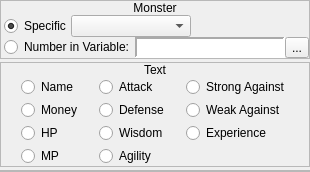
       <widget class="QWidget" name="wMonster">
        <layout class="QVBoxLayout" name="verticalLayout_29">
         <property name="spacing">
          <number>3</number>
         </property>
         <property name="margin">
          <number>0</number>
         </property>
         <item>
          <widget class="QFrame" name="frame_10">
           <property name="sizePolicy">
            <sizepolicy hsizetype="Preferred" vsizetype="Fixed">
             <horstretch>0</horstretch>
             <verstretch>0</verstretch>
            </sizepolicy>
           </property>
           <property name="frameShape">
            <enum>QFrame::StyledPanel</enum>
           </property>
           <property name="frameShadow">
            <enum>QFrame::Raised</enum>
           </property>
           <layout class="QVBoxLayout" name="verticalLayout_30">
            <property name="spacing">
             <number>0</number>
            </property>
            <property name="margin">
             <number>0</number>
            </property>
            <item>
             <widget class="QLabel" name="label_7">
              <property name="sizePolicy">
               <sizepolicy hsizetype="Preferred" vsizetype="Fixed">
                <horstretch>0</horstretch>
                <verstretch>0</verstretch>
               </sizepolicy>
              </property>
              <property name="text">
               <string>Monster</string>
              </property>
              <property name="alignment">
               <set>Qt::AlignCenter</set>
              </property>
             </widget>
            </item>
            <item>
             <widget class="QWidget" name="widget_7" native="true">
              <layout class="QVBoxLayout" name="verticalLayout_32">
               <property name="spacing">
                <number>0</number>
               </property>
               <property name="leftMargin">
                <number>3</number>
               </property>
               <property name="topMargin">
                <number>0</number>
               </property>
               <property name="rightMargin">
                <number>0</number>
               </property>
               <property name="bottomMargin">
                <number>0</number>
               </property>
               <item>
                <layout class="QHBoxLayout" name="horizontalLayout_11">
                 <item>
                  <widget class="QRadioButton" name="rbMonsterSpecific">
                   <property name="sizePolicy">
                    <sizepolicy hsizetype="Fixed" vsizetype="Fixed">
                     <horstretch>0</horstretch>
                     <verstretch>0</verstretch>
                    </sizepolicy>
                   </property>
                   <property name="text">
                    <string>Specific</string>
                   </property>
                   <property name="checked">
                    <bool>true</bool>
                   </property>
                  </widget>
                 </item>
                 <item>
                  <widget class="QComboBox" name="cboxMonster">
                   <property name="minimumSize">
                    <size>
                     <width>120</width>
                     <height>0</height>
                    </size>
                   </property>
                   <property name="maximumSize">
                    <size>
                     <width>120</width>
                     <height>16777215</height>
                    </size>
                   </property>
                  </widget>
                 </item>
                 <item>
                  <spacer name="horizontalSpacer">
                   <property name="orientation">
                    <enum>Qt::Horizontal</enum>
                   </property>
                   <property name="sizeHint" stdset="0">
                    <size>
                     <width>40</width>
                     <height>20</height>
                    </size>
                   </property>
                  </spacer>
                 </item>
                </layout>
               </item>
               <item>
                <layout class="QHBoxLayout" name="horizontalLayout_19">
                 <property name="spacing">
                  <number>0</number>
                 </property>
                 <item>
                  <widget class="QRadioButton" name="rbMonsterVariable">
                   <property name="sizePolicy">
                    <sizepolicy hsizetype="Fixed" vsizetype="Fixed">
                     <horstretch>0</horstretch>
                     <verstretch>0</verstretch>
                    </sizepolicy>
                   </property>
                   <property name="text">
                    <string>Number in Variable:</string>
                   </property>
                  </widget>
                 </item>
                 <item>
                  <widget class="QWidget" name="wMonster_Variable" native="true">
                   <layout class="QHBoxLayout" name="horizontalLayout_20">
                    <property name="spacing">
                     <number>0</number>
                    </property>
                    <property name="margin">
                     <number>0</number>
                    </property>
                    <item>
                     <widget class="QLabel" name="lblMonsterVariable">
                      <property name="sizePolicy">
                       <sizepolicy hsizetype="Preferred" vsizetype="Preferred">
                        <horstretch>0</horstretch>
                        <verstretch>0</verstretch>
                       </sizepolicy>
                      </property>
                      <property name="minimumSize">
                       <size>
                        <width>150</width>
                        <height>0</height>
                       </size>
                      </property>
                      <property name="font">
                       <font>
                        <family>Monospace</family>
                       </font>
                      </property>
                      <property name="styleSheet">
                       <string notr="true">background-color: palette(base);</string>
                      </property>
                      <property name="frameShape">
                       <enum>QFrame::Panel</enum>
                      </property>
                      <property name="frameShadow">
                       <enum>QFrame::Sunken</enum>
                      </property>
                      <property name="lineWidth">
                       <number>2</number>
                      </property>
                      <property name="text">
                       <string/>
                      </property>
                     </widget>
                    </item>
                    <item>
                     <widget class="QToolButton" name="bMonsterBrowseVariables">
                      <property name="text">
                       <string>...</string>
                      </property>
                      <property name="icon">
                       <iconset resource="gui_icons.qrc">
                        <normaloff>:/icons/fileopen.png</normaloff>:/icons/fileopen.png</iconset>
                      </property>
                     </widget>
                    </item>
                   </layout>
                  </widget>
                 </item>
                </layout>
               </item>
              </layout>
             </widget>
            </item>
           </layout>
          </widget>
         </item>
         <item>
          <widget class="QFrame" name="frame_11">
           <property name="sizePolicy">
            <sizepolicy hsizetype="Preferred" vsizetype="Fixed">
             <horstretch>0</horstretch>
             <verstretch>0</verstretch>
            </sizepolicy>
           </property>
           <property name="frameShape">
            <enum>QFrame::StyledPanel</enum>
           </property>
           <property name="frameShadow">
            <enum>QFrame::Raised</enum>
           </property>
           <layout class="QVBoxLayout" name="verticalLayout_31">
            <property name="spacing">
             <number>0</number>
            </property>
            <property name="margin">
             <number>0</number>
            </property>
            <item>
             <widget class="QLabel" name="label_8">
              <property name="sizePolicy">
               <sizepolicy hsizetype="Preferred" vsizetype="Fixed">
                <horstretch>0</horstretch>
                <verstretch>0</verstretch>
               </sizepolicy>
              </property>
              <property name="text">
               <string>Text</string>
              </property>
              <property name="alignment">
               <set>Qt::AlignCenter</set>
              </property>
             </widget>
            </item>
            <item>
             <widget class="QWidget" name="widget_8" native="true">
              <layout class="QHBoxLayout" name="horizontalLayout_10">
               <property name="spacing">
                <number>0</number>
               </property>
               <property name="leftMargin">
                <number>3</number>
               </property>
               <property name="topMargin">
                <number>0</number>
               </property>
               <property name="rightMargin">
                <number>0</number>
               </property>
               <property name="bottomMargin">
                <number>0</number>
               </property>
               <item>
                <layout class="QVBoxLayout" name="verticalLayout_26">
                 <property name="spacing">
                  <number>3</number>
                 </property>
                 <item>
                  <widget class="QRadioButton" name="rbMonsterName">
                   <property name="sizePolicy">
                    <sizepolicy hsizetype="Fixed" vsizetype="Fixed">
                     <horstretch>0</horstretch>
                     <verstretch>0</verstretch>
                    </sizepolicy>
                   </property>
                   <property name="text">
                    <string>Name</string>
                   </property>
                  </widget>
                 </item>
                 <item>
                  <widget class="QRadioButton" name="rbMonsterMoney">
                   <property name="sizePolicy">
                    <sizepolicy hsizetype="Fixed" vsizetype="Fixed">
                     <horstretch>0</horstretch>
                     <verstretch>0</verstretch>
                    </sizepolicy>
                   </property>
                   <property name="text">
                    <string>Money</string>
                   </property>
                  </widget>
                 </item>
                 <item>
                  <widget class="QRadioButton" name="rbMonsterHP">
                   <property name="sizePolicy">
                    <sizepolicy hsizetype="Fixed" vsizetype="Fixed">
                     <horstretch>0</horstretch>
                     <verstretch>0</verstretch>
                    </sizepolicy>
                   </property>
                   <property name="text">
                    <string>HP</string>
                   </property>
                  </widget>
                 </item>
                 <item>
                  <widget class="QRadioButton" name="rbMonsterMP">
                   <property name="sizePolicy">
                    <sizepolicy hsizetype="Fixed" vsizetype="Fixed">
                     <horstretch>0</horstretch>
                     <verstretch>0</verstretch>
                    </sizepolicy>
                   </property>
                   <property name="text">
                    <string>MP</string>
                   </property>
                  </widget>
                 </item>
                </layout>
               </item>
               <item>
                <layout class="QVBoxLayout" name="verticalLayout_27">
                 <property name="spacing">
                  <number>3</number>
                 </property>
                 <item>
                  <widget class="QRadioButton" name="rbMonsterAttack">
                   <property name="sizePolicy">
                    <sizepolicy hsizetype="Fixed" vsizetype="Fixed">
                     <horstretch>0</horstretch>
                     <verstretch>0</verstretch>
                    </sizepolicy>
                   </property>
                   <property name="text">
                    <string>Attack</string>
                   </property>
                  </widget>
                 </item>
                 <item>
                  <widget class="QRadioButton" name="rbMonsterDefense">
                   <property name="sizePolicy">
                    <sizepolicy hsizetype="Fixed" vsizetype="Fixed">
                     <horstretch>0</horstretch>
                     <verstretch>0</verstretch>
                    </sizepolicy>
                   </property>
                   <property name="text">
                    <string>Defense</string>
                   </property>
                  </widget>
                 </item>
                 <item>
                  <widget class="QRadioButton" name="rbMonsterWisdom">
                   <property name="sizePolicy">
                    <sizepolicy hsizetype="Fixed" vsizetype="Fixed">
                     <horstretch>0</horstretch>
                     <verstretch>0</verstretch>
                    </sizepolicy>
                   </property>
                   <property name="text">
                    <string>Wisdom</string>
                   </property>
                  </widget>
                 </item>
                 <item>
                  <widget class="QRadioButton" name="rbMonsterAgility">
                   <property name="sizePolicy">
                    <sizepolicy hsizetype="Fixed" vsizetype="Fixed">
                     <horstretch>0</horstretch>
                     <verstretch>0</verstretch>
                    </sizepolicy>
                   </property>
                   <property name="text">
                    <string>Agility</string>
                   </property>
                  </widget>
                 </item>
                </layout>
               </item>
               <item>
                <layout class="QVBoxLayout" name="verticalLayout_28">
                 <property name="spacing">
                  <number>3</number>
                 </property>
                 <item>
                  <widget class="QRadioButton" name="rbMonsterStrongAgainst">
                   <property name="sizePolicy">
                    <sizepolicy hsizetype="Fixed" vsizetype="Fixed">
                     <horstretch>0</horstretch>
                     <verstretch>0</verstretch>
                    </sizepolicy>
                   </property>
                   <property name="text">
                    <string>Strong Against</string>
                   </property>
                  </widget>
                 </item>
                 <item>
                  <widget class="QRadioButton" name="rbMonsterWeakAgainst">
                   <property name="sizePolicy">
                    <sizepolicy hsizetype="Fixed" vsizetype="Fixed">
                     <horstretch>0</horstretch>
                     <verstretch>0</verstretch>
                    </sizepolicy>
                   </property>
                   <property name="text">
                    <string>Weak Against</string>
                   </property>
                  </widget>
                 </item>
                 <item>
                  <widget class="QRadioButton" name="rbMonsterExperience">
                   <property name="sizePolicy">
                    <sizepolicy hsizetype="Fixed" vsizetype="Fixed">
                     <horstretch>0</horstretch>
                     <verstretch>0</verstretch>
                    </sizepolicy>
                   </property>
                   <property name="text">
                    <string>Experience</string>
                   </property>
                  </widget>
                 </item>
                 <item>
                  <spacer name="verticalSpacer_10">
                   <property name="orientation">
                    <enum>Qt::Vertical</enum>
                   </property>
                   <property name="sizeHint" stdset="0">
                    <size>
                     <width>20</width>
                     <height>10</height>
                    </size>
                   </property>
                  </spacer>
                 </item>
                </layout>
               </item>
              </layout>
             </widget>
            </item>
           </layout>
          </widget>
         </item>
         <item>
          <widget class="QFrame" name="frame_8">
           <property name="frameShape">
            <enum>QFrame::StyledPanel</enum>
           </property>
           <property name="frameShadow">
            <enum>QFrame::Raised</enum>
           </property>
           <layout class="QHBoxLayout" name="horizontalLayout_37">
            <property name="spacing">
             <number>3</number>
            </property>
            <property name="leftMargin">
             <number>3</number>
            </property>
            <property name="topMargin">
             <number>0</number>
            </property>
            <property name="rightMargin">
             <number>0</number>
            </property>
            <property name="bottomMargin">
             <number>0</number>
            </property>
           </layout>
          </widget>
         </item>
        </layout>
       </widget>
